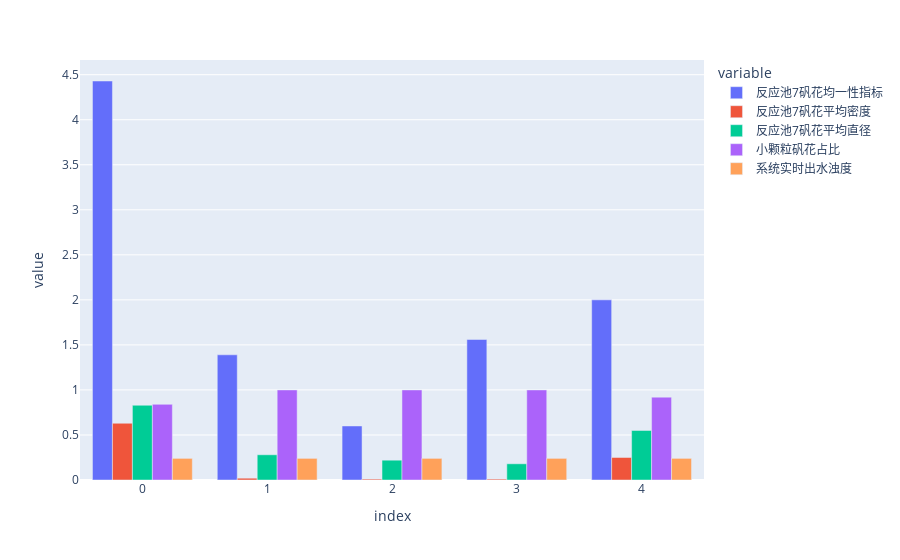

The cell this chart's notebook holds for it:
### Code cell
df2.head(5).plot.bar(barmode="group")

### Figure 1 — Plotly figure (JSON) as saved in the notebook; plotly's stock layout.template omitted (floating-point values rounded to 4 significant figures)
{"data": [{"alignmentgroup": "True", "hovertemplate": "variable=反应池7矾花均一性指标<br>index=%{x}<br>value=%{y}<extra></extra>", "legendgroup": "反应池7矾花均一性指标", "marker": {"color": "#636efa", "pattern": {"shape": ""}}, "name": "反应池7矾花均一性指标", "offsetgroup": "反应池7矾花均一性指标", "orientation": "v", "showlegend": true, "textposition": "auto", "type": "bar", "x": [0, 1, 2, 3, 4], "xaxis": "x", "y": [4.43, 1.39, 0.6, 1.56, 2], "yaxis": "y"}, {"alignmentgroup": "True", "hovertemplate": "variable=反应池7矾花平均密度<br>index=%{x}<br>value=%{y}<extra></extra>", "legendgroup": "反应池7矾花平均密度", "marker": {"color": "#EF553B", "pattern": {"shape": ""}}, "name": "反应池7矾花平均密度", "offsetgroup": "反应池7矾花平均密度", "orientation": "v", "showlegend": true, "textposition": "auto", "type": "bar", "x": [0, 1, 2, 3, 4], "xaxis": "x", "y": [0.63, 0.02, 0.01, 0.01, 0.25], "yaxis": "y"}, {"alignmentgroup": "True", "hovertemplate": "variable=反应池7矾花平均直径<br>index=%{x}<br>value=%{y}<extra></extra>", "legendgroup": "反应池7矾花平均直径", "marker": {"color": "#00cc96", "pattern": {"shape": ""}}, "name": "反应池7矾花平均直径", "offsetgroup": "反应池7矾花平均直径", "orientation": "v", "showlegend": true, "textposition": "auto", "type": "bar", "x": [0, 1, 2, 3, 4], "xaxis": "x", "y": [0.83, 0.28, 0.22, 0.18, 0.55], "yaxis": "y"}, {"alignmentgroup": "True", "hovertemplate": "variable=小颗粒矾花占比<br>index=%{x}<br>value=%{y}<extra></extra>", "legendgroup": "小颗粒矾花占比", "marker": {"color": "#ab63fa", "pattern": {"shape": ""}}, "name": "小颗粒矾花占比", "offsetgroup": "小颗粒矾花占比", "orientation": "v", "showlegend": true, "textposition": "auto", "type": "bar", "x": [0, 1, 2, 3, 4], "xaxis": "x", "y": [0.84, 1, 1, 1, 0.92], "yaxis": "y"}, {"alignmentgroup": "True", "hovertemplate": "variable=系统实时出水浊度<br>index=%{x}<br>value=%{y}<extra></extra>", "legendgroup": "系统实时出水浊度", "marker": {"color": "#FFA15A", "pattern": {"shape": ""}}, "name": "系统实时出水浊度", "offsetgroup": "系统实时出水浊度", "orientation": "v", "showlegend": true, "textposition": "auto", "type": "bar", "x": [0, 1, 2, 3, 4], "xaxis": "x", "y": [0.24, 0.24, 0.24, 0.24, 0.24], "yaxis": "y"}], "layout": {"barmode": "group", "legend": {"title": {"text": "variable"}, "tracegroupgap": 0}, "margin": {"t": 60}, "xaxis": {"anchor": "y", "domain": [0, 1], "title": {"text": "index"}}, "yaxis": {"anchor": "x", "domain": [0, 1], "title": {"text": "value"}}}}
